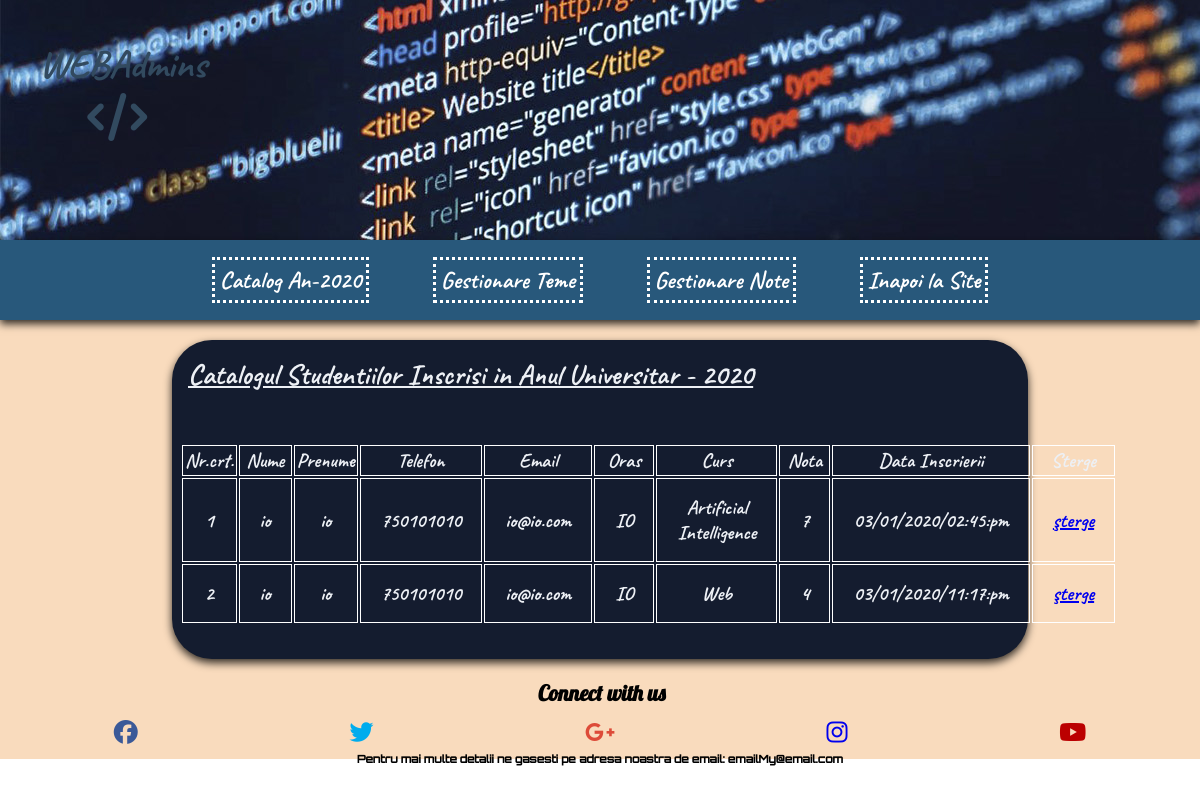
The app's page /bazingaTeacher.php (signed in) with its own data.
### tables this page shows
CREATE TABLE IF NOT EXISTS `assigned_courses` (
  `assigned_id` int(11) NOT NULL AUTO_INCREMENT,
  `user_id` int(11) DEFAULT NULL,
  `course_code` int(11) DEFAULT NULL,
  `data` text,
  `grade` int(11) DEFAULT NULL,
  PRIMARY KEY (`assigned_id`)
);

CREATE TABLE IF NOT EXISTS `users` (
  `client_id` int(11) NOT NULL AUTO_INCREMENT,
  `first_name` varchar(30) DEFAULT NULL,
  `last_name` varchar(30) DEFAULT NULL,
  `email` varchar(40) DEFAULT NULL,
  `phone` int(10) DEFAULT NULL,
  `city` varchar(20) DEFAULT NULL,
  `zone_id` varchar(30) DEFAULT NULL,
  `password` varchar(45) DEFAULT NULL,
  PRIMARY KEY (`client_id`)
);

CREATE TABLE IF NOT EXISTS `courses` (
  `code` int(11) NOT NULL AUTO_INCREMENT,
  `subject` varchar(128) DEFAULT NULL,
  `description` text,
  `participation` int(255) DEFAULT NULL,
  `homework` text,
  PRIMARY KEY (`code`)
);

### include/updateCatalog.php (the view, shortened to what this page needs)
<?php
global $link;
$sql = "SELECT* FROM assigned_courses, users, courses WHERE users.client_id = assigned_courses.user_id  AND courses.code = assigned_courses.course_code";
$rez = mysqli_query($link, $sql);
 ?>
  <table id="tab">
     <tr>
       <th>Nr.crt.</th>
       <th>Nume</th>
       <th>Prenume</th>
       <th>Telefon</th>
       <th>Email</th>
       <th>Oras</th>
       <th>Curs</th>
       <th>Nota</th>
       <th>Data Inscrierii</th>
       <th>Sterge</th>
      </tr>
      <?php
       $i=1;
         while($row = mysqli_fetch_array($rez))
           {
                echo"<tr>
                       <td>".$i."</td> <td>".$row['first_name']."</td> <td>".$row['last_name']."</td> <td>".$row['phone']."</td> <td>".$row['email']."</td>
                       <td>".$row['city']."</td> <td>".$row['subject']."</td> <td>".$row['grade']."</td> <td>".$row['data']."</td>
                       <td><a href=\"include\stergeInregistrareCatalog.php?id=".$row['assigned_id']."\">şterge</a></td>
                     </tr>";
                $i++;
           }
      ?>
   </table>

### bazingaTeacher.php (shortened to what this page needs)
<!DOCTYPE html>
<html >
  <head>
    <link rel="stylesheet" href="css/styleLog.css" type="text/css">
    <link rel="stylesheet" href="css/style.css" type="text/css">
  <?php include '/include/connect.php' ?>
  <body>
    <div class="page">
      <header class="header--page">
        <h1 class="header__logo">
          <span>W</span>
          <span>E</span>
          <span>B</span>
          <span>A</span>
          <span>d</span>
          <span>m</span>
          <span>i</span>
          <span>n</span>
          <span>s</span>
          <p>
            <span class="space--left">
              <i class="fas fa-code"></i>
          </span>
        </p>
        </h1>
      </header>
      <nav class="navi">
         <ul class="navi__ul">
            <li class="navi__li"><a href="bazingaTeacher.php">Catalog An-2020</a></li>
            <li class="navi__li"><a href="bazingaTeacher1.php">Gestionare Teme</a></li>
            <li class="navi__li"><a href="bazingaTeacher2.php">Gestionare Note</a></li>
            <li class="navi__li"><a href="/Tech_WEB4/include/logout.php">Inapoi la Site</a></li>
         </ul>
      </nav>
      <section class="section--public1" id="pag1">
        <h1>Catalogul Studentiilor Inscrisi in Anul Universitar - 2020</h1>
          <?php include '/include/updateCatalog.php' ?>
      </section>
      <footer class="footer--public">
          <?php include '/include/footer.php' ?>
      </footer>
    </div>
  </body>
</html>

### include/footer.php
<?php
echo '
    <h2>Connect with us</h2>
    <ul class="footer--container">
      <li> <a href="#"> <i class="fab fa-facebook"></i> </a> </li>
      <li> <a href="#"> <i class="fab fa-twitter"></i> </a> </li>
      <li> <a href="#"> <i class="fab fa-google-plus-g"></i> </a> </li>
      <li> <a href="#"> <i class="fab fa-instagram"></i> </a> </li>
      <li> <a href="#"> <i class="fab fa-youtube"></i> </a> </li>
    </ul>
    <h6>Pentru mai multe detalii ne gasesti pe adresa noastra de <strong>email</strong>: emailMy@email.com</h6>
';
 ?>

### css/styleLog.css (style rules this page uses)
* { margin: 0px auto; padding: 0px; }
.header__logo { margin: 0; padding: 2.45rem 0 0 2.45rem; font-size: 2.45em; color: #324A5F; font-family: Cav; flex-basis: 60%; }
h1 span { display: table-cell; margin: 0; padding: 0; animation: animate 3s linear infinite; }
h1 span:nth-child(1) { animation-delay: 0.25s; }
h1 span:nth-child(2) { animation-delay: 0.5s; }
h1 span:nth-child(3) { animation-delay: 0.75s; }
h1 span:nth-child(4) { animation-delay: 1s; }
h1 span:nth-child(5) { animation-delay: 1.25s; }
h1 span:nth-child(6) { animation-delay: 1.5s; }
h1 span:nth-child(7) { animation-delay: 1.75s; }
h1 span:nth-child(8) { animation-delay: 2s; }
h1 span:nth-child(9) { animation-delay: 2.25s; }
h1 p span:nth-child(1) { animation-delay: 2.5s; }
.space--left { padding-left: 3rem; padding-bottom: 3.6rem; font-size: 3rem; }
h2 { font-size: 1rem; }
footer { height: 5rem; background-color: white; text-align: center; font-family: Orbm; }
.footer--container { list-style-type: none; font-size: 1.5rem; margin: 0; padding: 0.5rem; display: flex; }
.fa-facebook { color: #3b5998; }
.fa-twitter { color: #00aced; }
.fa-google-plus-g { color: #dd4b39; }
.fa-youtube { color: #bb0000; }

### css/style.css (style rules this page uses)
* { margin: 0px auto; padding: 0px; }
.page { width: 100% height: 105rem; background-color: #F9DBBD; padding: 0rem 0rem; margin: 0 auto; border: 1 solid red; }
.header--page { width: 100%; height: 15rem; background: #DA627D; background: url(pictures/headerpg.jpg) no-repeat; background-size: cover; }
.navi { width: 100%; height: 5rem; background-color: #28587B; }
.navi__ul { list-style-type: none; height: 100%; margin: 0; padding: 0; display: flex; justify-content: center; align-items: center; box-shadow: 0 4px 8px 0 rgba(0, 0, 0, 0.8); }
.navi__li { border: 3px dotted white; padding: 0.30rem; font-size: 1.2rem; margin: 2rem; }
nav ul li a { text-decoration: none; background-color: none; color: white; font-family: Cav; font-size: 1.5rem; }
.section--public1 { height: auto; width: 70%; padding: 0.5rem; background-color: #141C2F; border-radius: 2.5rem; color: #EDF0F5; font-family: Cav; font-size: 1.2rem; align-content: center; box-shadow: 0 4px 8px 0 rgba(0, 0, 0, 0.8); margin-top: 1.25rem; margin-bottom: 1.25rem; padding: 0.5rem; }
.footer--public { background-color: #F9DBBD; }
section h1 { padding: 0.5rem; text-decoration: underline; }
div h2 { padding-left: 0.2rem; font-size: 1.35rem; padding-bottom: 0.4rem; font-family: Lob; }
#tab { padding-top: 2.5rem; padding-bottom: 1.5rem; margin: 2px auto; font-size: 1.25rem; width: 70%; }
#tab th { border-bottom: 2px solid white ; padding: 2px; text-align: center; }
#tab td { padding: 1rem 1.25rem; text-align: center; }
#tab th, #tab td { border: 0.5px solid white; }

### records on screen
assigned_courses: user.first_name "io", user.last_name "io", user.phone "750101010", user.email "io@io.com", user.city "IO", courses.subject "Artificial Intelligence", grade "7", data "03/01/2020/02:45:pm"
assigned_courses: user.first_name "io", user.last_name "io", user.phone "750101010", user.email "io@io.com", user.city "IO", courses.subject "Web", grade "4", data "03/01/2020/11:17:pm"
